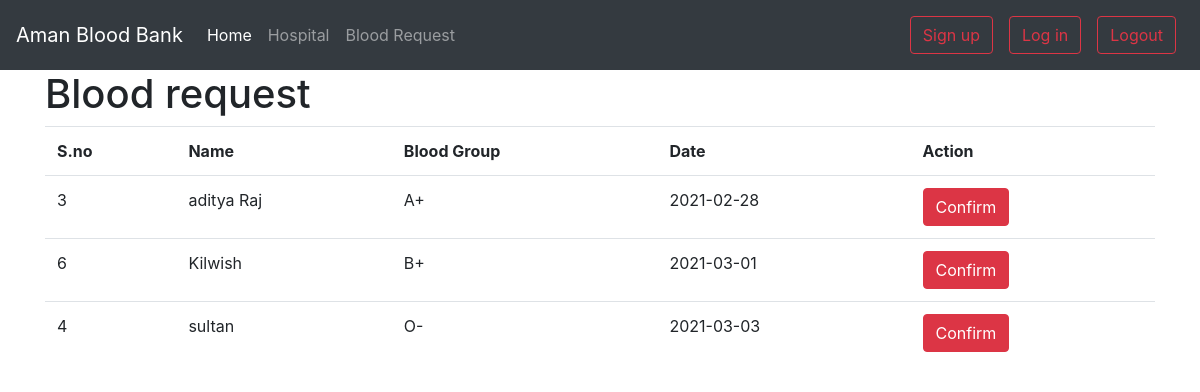
Screenshot of /blood_request.php with the database file from the repository.
### tables this page shows
CREATE TABLE `blood_request` (
  `b_request_id` int(11) NOT NULL,
  `sno` int(255) NOT NULL,
  `blood_group` varchar(255) NOT NULL,
  `name` varchar(255) NOT NULL,
  `dt` date NOT NULL DEFAULT current_timestamp()
);

### blood_request.php (the view)
<?php require './hospital_header.php' ;
include './db.php';
?>
<div class="container">
<h1>Blood request</h1>
<table class="table">
    <tr>
      <th scope="col">S.no</th>
      <th scope="col">Name</th>
      <th scope="col">Blood Group</th>
      <th scope="col">Date</th>
      <th scope="col">Action</th>
      <?php
$sql = "SELECT * FROM `blood_request`";
$result = mysqli_query($conn, $sql);
while ($row = mysqli_fetch_assoc($result)) {
  $sno=$row['sno'];
  $name=$row['name'];
  $bloodGroup=$row['blood_group'];
  $date = $row["dt"];
    echo '
<tr>
<td>'.$sno.'</td>
<td>'.$name.'</td>
<td>'.$bloodGroup.'</td>
<td>'.$date.'</td>
<td><a href="#"><button class="btn btn-danger">Confirm</button></a></td>
</tr>';
}
?>
</table>
</div>

### rows the page displays
blood_request: sno "3", name "aditya Raj", blood_group "A+", dt "2021-02-28"
blood_request: sno "6", name "Kilwish", blood_group "B+", dt "2021-03-01"
blood_request: sno "4", name "sultan", blood_group "O-", dt "2021-03-03"
